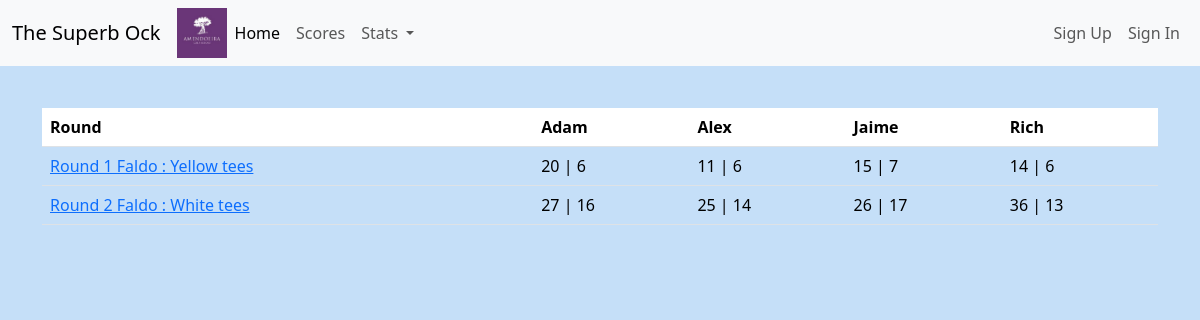
Before: /scoring/ with the older database file.
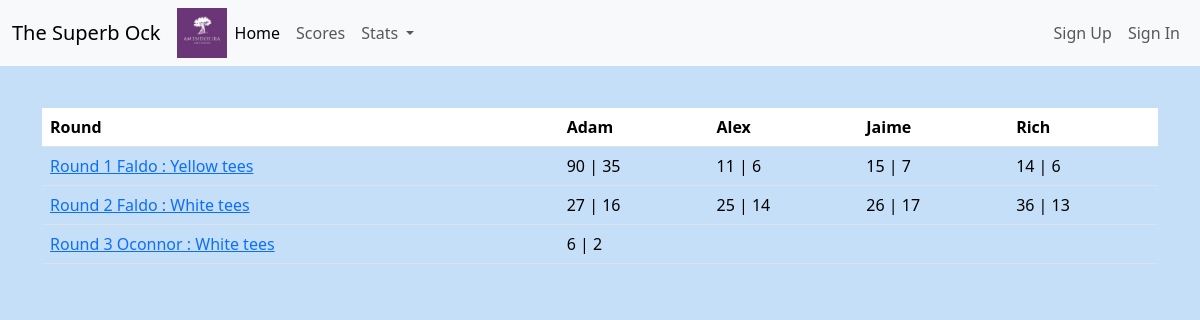
After: the same page with the newer database file.
### courses/models.py (models this page shows)
class Round(models.Model):
    course = models.CharField(max_length=10)
    tees = models.CharField(max_length=7)
    round_number = models.IntegerField(default=1)
    def __str__(self) -> str:
        return 'Round ' + str(self.round_number) + ' ' + str(self.course) + ' : ' + str(self.tees) + ' tees'

### courses/views.py (the view)
# urls.py: path('scoring/', views.scoring,name='scoring'),
def scoring(request):
    round = Round.objects.all()
    each = []
    adam = []
    alex = []
    jaime = []
    rich = []
    each2 = []
    for x in round:
        data = Scoring.objects.filter(round_number=x)
        for score in data:
            each.append([score.adam, score.alex, score.jaime, score.rich, score.adam_stable,
                        score.alex_stable, score.jaime_stable, score.rich_stable, x])
    course = ''
    adam_sum = 0
    alex_sum = 0
    jaime_sum = 0
    rich_sum = 0
    adam_sum_stable = 0
    alex_sum_stable = 0
    jaime_sum_stable = 0
    rich_sum_stable = 0
    for row in each:
        if course != row[8]:
            each2.append([course, adam_sum, alex_sum, jaime_sum, rich_sum,
                          adam_sum_stable, alex_sum_stable, jaime_sum_stable, rich_sum_stable])
            adam_sum = row[0]
            alex_sum = row[1]
            jaime_sum = row[2]
            rich_sum = row[3]
            adam_sum_stable = row[4]
            alex_sum_stable = row[5]
            jaime_sum_stable = row[6]
            rich_sum_stable = row[7]
            course = row[8]
        else:
            try:
                adam_sum += row[0]
            except:
                None
            try:
                alex_sum += row[1]
            except:
                None
            try:
                jaime_sum += row[2]
            except:
                None
            try:
                rich_sum += row[3]
            except:
                None
            try:
                adam_sum_stable += row[4]
            except:
                None
            try:
                alex_sum_stable += row[5]
            except:
                None
            try:
                jaime_sum_stable += row[5]
            except:
                None
            try:
                rich_sum_stable += row[5]
            except:
                None
    each2.append([course, adam_sum, alex_sum, jaime_sum, rich_sum,
                 adam_sum_stable, alex_sum_stable, jaime_sum_stable, rich_sum_stable])
    each2 = each2[1:]
    return render(request, 'courses/scoring.html', {'round': round, 'each': each2})

### courses/templates/courses/scoring.html
{% extends 'courses/base.html' %}
{% block content%}
<div class="container">
<br>
<table class="table table-hover table-responsive">
    <thead>
        <th>Round</th>
        <th>Adam <br><span class="vis">Par | Stableford</span></th>
        <th>Alex <br><span class="vis">Par | Stableford</span></th>
        <th>Jaime <br><span class="vis">Par | Stableford</span></th>
        <th>Rich <br><span class="vis">Par | Stableford</span></th>
    </thead>
    <tbody>
    {% for row in each %}
    <tr>
        <td><a href="{{forloop.counter}}">{{row.0}}</a></td>
        <td>{% if row.1 %}{{row.1}} |{% endif %} {% if row.5 %}{{row.5}}{% endif %} </td>
        <td>{% if row.2 %}{{row.2}} |{% endif %} {% if row.6 %}{{row.6}}{% endif %} </td>
        <td>{% if row.3 %}{{row.3}} |{% endif %} {% if row.7 %}{{row.7}}{% endif %}</td>
        <td>{% if row.4 %}{{row.4}} |{% endif %} {% if row.8 %}{{row.8}}{% endif %}</td>
    </tr>
    {% endfor %}
</tbody>
</table>
</div>
<br>
{% endblock %}

Changed rows visible on the page:
computed for Round "Round 1 Faldo : Yellow tees": row "20" → "90"; row "6" → "35"
added Round: round_number+course+tees "Round 3 Oconnor : White tees", row "6", row "2"
